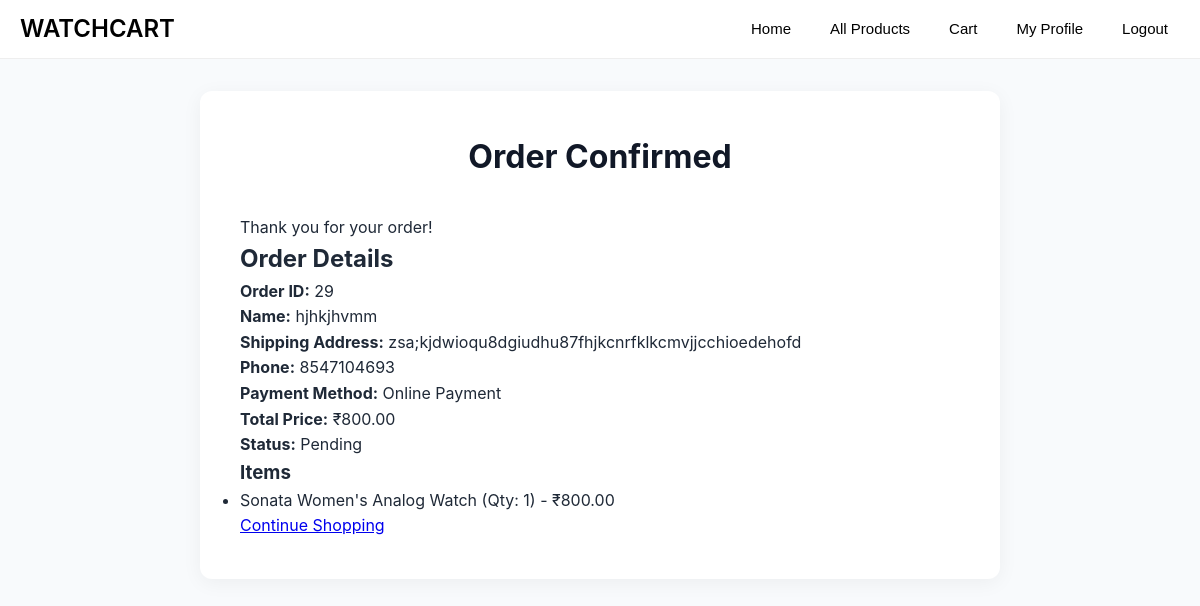
Page /order_confirmation/29/ (signed in) on the committed database.
### eapp/models.py (models this page shows, shortened)
class Order(models.Model):
    PAYMENT_METHODS = [
        ('online', 'Online Payment'),
        ('cod', 'Cash on Delivery'),
    ]
    STATUS_CHOICES = [
        ('Pending', 'Pending'),
        ('Confirmed', 'Confirmed'),
    ]
    user = models.ForeignKey(User, on_delete=models.CASCADE)
    name = models.CharField(max_length=255, blank=True)
    phone = models.CharField(max_length=15, blank=True)
    shipping_address = models.TextField()
    payment_method = models.CharField(max_length=20, choices=PAYMENT_METHODS)
    total_price = models.DecimalField(max_digits=10, decimal_places=2)
    date_ordered = models.DateTimeField(auto_now_add=True)
    is_paid = models.BooleanField(default=False)
    status = models.CharField(max_length=20, choices=STATUS_CHOICES, default='Pending')
    razorpay_payment_id = models.CharField(max_length=100, blank=True, null=True)

class OrderItem(models.Model):
    order = models.ForeignKey(Order, on_delete=models.CASCADE, related_name='items')
    product = models.ForeignKey(Product, on_delete=models.CASCADE)
    quantity = models.PositiveIntegerField(default=1)

class Product(models.Model):
    GENDER_CHOICES = [
        ('Female', 'Female'),
        ('Male', 'Male'),
        ('Unisex', 'Unisex'),
    ]
    TYPE_CHOICES = [
        ('Analogue', 'Analogue'),
        ('Digital', 'Digital'),
        ('Analogue/Digital', 'Analogue/Digital'),
    ]
    name = models.CharField(max_length=255)
    colour = models.CharField(max_length=100)
    price = models.DecimalField(max_digits=10, decimal_places=2)
    offerprice = models.DecimalField(max_digits=10, decimal_places=2)
    description = models.TextField()
    gender = models.CharField(max_length=10, choices=GENDER_CHOICES, null=True, blank=True)
    type = models.CharField(max_length=20, choices=TYPE_CHOICES, null=True, blank=True)
    brand = models.CharField(max_length=100)
    quantity = models.IntegerField(default=0)
    image = models.ImageField(upload_to='products/')
    image1 = models.ImageField(upload_to='products/', blank=True, null=True)
    image2 = models.ImageField(upload_to='products/', blank=True, null=True)
    image3 = models.ImageField(upload_to='products/', blank=True, null=True)
    image4 = models.ImageField(upload_to='products/', blank=True, null=True)
    image5 = models.ImageField(upload_to='products/', blank=True, null=True)
    rating=models.FloatField(default=0)
    vector_data=models.TextField(null=True)

### eapp/views.py (the view)
# urls.py: path('order_confirmation/<int:order_id>/', views.order_confirmation, name='order_confirmation'),
@login_required(login_url='userlogin')
def order_confirmation(request, order_id):
    order = get_object_or_404(Order, id=order_id, user=request.user)
    return render(request, 'order_confirmation.html', {'order': order})

### templates/order_confirmation.html (shortened to what this page needs)
{% load static %}
<!DOCTYPE html>
<html lang="en">
<head>
  <link rel="stylesheet" href="{% static 'css/checkout.css' %}">
</head>
<body>
  <nav class="navbar">
    <a class="navbar-brand" href="#">WATCHCART</a>
    <div class="nav-links">
      <a href="{% url 'index' %}"><button>Home</button></a>
      <a href="{% url 'product_list' %}"><button>All Products</button></a>
      <a href="{% url 'cart_view' %}"><button>Cart</button></a>
      <a href="{% url 'profile' %}"><button>My Profile</button></a>
      <a href="{% url 'logout' %}"><button>Logout</button></a>
    </div>
  </nav>
  <div class="checkout-container">
    <h1 class="checkout-heading">Order Confirmed</h1>
    <p>Thank you for your order!</p>
    <h2>Order Details</h2>
    <p><strong>Order ID:</strong> {{ order.id }}</p>
    <p><strong>Name:</strong> {{ order.name }}</p>
    <p><strong>Shipping Address:</strong> {{ order.shipping_address|linebreaksbr }}</p>
    <p><strong>Phone:</strong> {{ order.phone }}</p>
    <p><strong>Payment Method:</strong> {{ order.get_payment_method_display }}</p>
    <p><strong>Total Price:</strong> ₹{{ order.total_price }}</p>
    <p><strong>Status:</strong> {{ order.status }}</p>
    <h3>Items</h3>
    <ul>
      {% for item in order.items.all %}
        <li>{{ item.product.name }} (Qty: {{ item.quantity }}) - ₹{{ item.product.offerprice }}</li>
      {% endfor %}
    </ul>
    <a href="{% url 'index' %}" class="continue-shopping">Continue Shopping</a>
  </div>
</body>
</html>

### static/css/checkout.css (style rules this page uses)
* { margin: 0; padding: 0; box-sizing: border-box; }
body { font-family: 'Inter', -apple-system, BlinkMacSystemFont, 'Segoe UI', Roboto, sans-serif; background-color: #f8fafc; color: #1f2937; line-height: 1.6; }
.navbar { background-color: #fff; border-bottom: 1px solid #eee; padding: 10px 20px; display: flex; align-items: center; justify-content: space-between; flex-wrap: wrap; position: relative; }
.navbar-brand { font-size: 24px; font-weight: 600; color: #000; text-decoration: none; margin-right: 20px; }
.nav-links { display: flex; align-items: center; gap: 15px; white-space: nowrap; flex-wrap: nowrap; order: 3; }
.nav-links a { text-decoration: none; }
.nav-links button { background: none; border: none; font-size: 15px; padding: 8px 12px; font-weight: 500; color: #000; transition: all 0.3s ease; border-bottom: 2px solid transparent; cursor: pointer; }
.checkout-container { max-width: 800px; margin: 2rem auto; background-color: #ffffff; padding: 2.5rem; border-radius: 12px; box-shadow: 0 4px 20px rgba(0, 0, 0, 0.05); }
.checkout-heading { font-size: 2rem; font-weight: 700; color: #111827; text-align: center; margin-bottom: 2rem; }

### rows in the picture
Order: id "29", name "hjhkjhvmm", shipping_address "zsa;kjdwioqu8dgiudhu87fhjkcnrfklkcmvjjcchioedehofd", phone "8547104693", payment_method "Online Payment", total_price "800.00", status "Pending"
OrderItem: product.name "Sonata Women's Analog Watch", quantity "1", product.offerprice "800.00"
